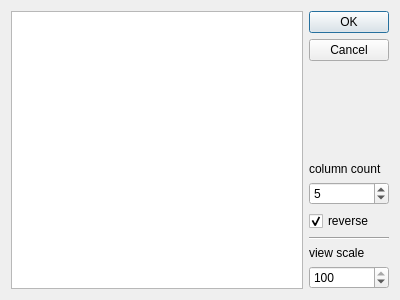
<?xml version="1.0" encoding="UTF-8"?>
<ui version="4.0">
 <class>Dialog</class>
 <widget class="QDialog" name="Dialog">
  <property name="geometry">
   <rect>
    <x>0</x>
    <y>0</y>
    <width>400</width>
    <height>300</height>
   </rect>
  </property>
  <property name="windowTitle">
   <string>Export Sprite Atlas PNG</string>
  </property>
  <layout class="QHBoxLayout" name="horizontalLayout">
   <item>
    <widget class="QGraphicsView" name="graphicsView"/>
   </item>
   <item>
    <layout class="QVBoxLayout" name="verticalLayout">
     <item>
      <widget class="QDialogButtonBox" name="buttonBox">
       <property name="orientation">
        <enum>Qt::Vertical</enum>
       </property>
       <property name="standardButtons">
        <set>QDialogButtonBox::Cancel|QDialogButtonBox::Ok</set>
       </property>
      </widget>
     </item>
     <item>
      <widget class="QLabel" name="label">
       <property name="text">
        <string>column count</string>
       </property>
      </widget>
     </item>
     <item>
      <widget class="QSpinBox" name="spinBox">
       <property name="minimum">
        <number>1</number>
       </property>
       <property name="value">
        <number>5</number>
       </property>
      </widget>
     </item>
     <item>
      <widget class="QCheckBox" name="checkBox">
       <property name="text">
        <string>reverse</string>
       </property>
       <property name="checked">
        <bool>true</bool>
       </property>
      </widget>
     </item>
     <item>
      <widget class="Line" name="line">
       <property name="orientation">
        <enum>Qt::Horizontal</enum>
       </property>
      </widget>
     </item>
     <item>
      <widget class="QLabel" name="label_2">
       <property name="text">
        <string>view scale</string>
       </property>
      </widget>
     </item>
     <item>
      <widget class="QSpinBox" name="spinBox_2">
       <property name="minimum">
        <number>1</number>
       </property>
       <property name="maximum">
        <number>100</number>
       </property>
       <property name="value">
        <number>100</number>
       </property>
      </widget>
     </item>
    </layout>
   </item>
  </layout>
 </widget>
 <resources/>
 <connections>
  <connection>
   <sender>buttonBox</sender>
   <signal>accepted()</signal>
   <receiver>Dialog</receiver>
   <slot>accept()</slot>
   <hints>
    <hint type="sourcelabel">
     <x>248</x>
     <y>254</y>
    </hint>
    <hint type="destinationlabel">
     <x>157</x>
     <y>274</y>
    </hint>
   </hints>
  </connection>
  <connection>
   <sender>buttonBox</sender>
   <signal>rejected()</signal>
   <receiver>Dialog</receiver>
   <slot>reject()</slot>
   <hints>
    <hint type="sourcelabel">
     <x>316</x>
     <y>260</y>
    </hint>
    <hint type="destinationlabel">
     <x>286</x>
     <y>274</y>
    </hint>
   </hints>
  </connection>
 </connections>
</ui>
